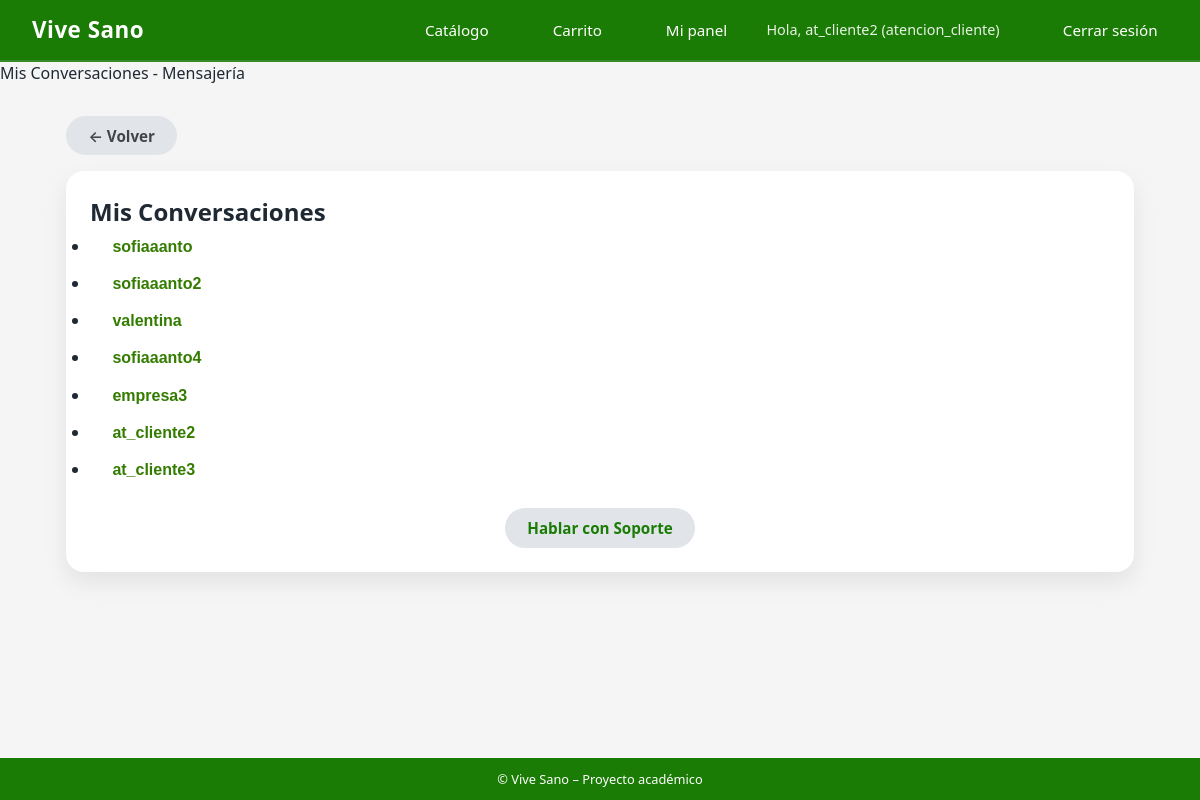
/mensajeria/conversaciones/ (signed in), run on the app's committed database.
### usuarios/models.py (models this page shows, shortened)
class Usuario(AbstractUser):
    TIPO_CLIENTE = [
        ("natural", "Persona Natural"),
        ("empresa", "Empresa"),
        ("admin", "Administrador"),
        ("atencion_cliente", "Atención al Cliente"),
    ]
    rut = models.CharField(max_length=12, unique=True, blank=True, null=True)
    tipo_cliente = models.CharField(
        max_length=20,
        choices=TIPO_CLIENTE,
        default="natural"
    )

### mensajeria/views.py (the view)
# urls.py: path('conversaciones/', views.lista_conversaciones, name='conversaciones'),
def lista_conversaciones(request):
    user = request.user
    conversaciones = (
        Message.objects.filter(Q(sender=user) | Q(receiver=user))
        .values("sender", "receiver")
        .annotate(last_msg=Max("timestamp"))
        .order_by("-last_msg")
    )
    usuarios_conversando = []
    ids_agregados = set()
    for conv in conversaciones:
        partner_id = conv["receiver"] if conv["sender"] == user.id else conv["sender"]
        if partner_id not in ids_agregados:
            ids_agregados.add(partner_id)
            partner = User.objects.get(id=partner_id)
            partner.unread_count = Message.objects.filter(
                sender=partner,
                receiver=user,
                is_read=False
            ).count()
            usuarios_conversando.append(partner)
    return render(request, "mensajeria/lista_conversaciones.html", {
        "usuarios": usuarios_conversando
    })

### mensajeria/templates/mensajeria/lista_conversaciones.html (shortened to what this page needs)
{% extends "core/base.html" %}
{% block content %}
{% block title %}Mis Conversaciones - Mensajería{% endblock %}
<div class="container">
    <a href="{% url 'dashboard' %}" class="btn btn-secondary"
   style="
        display: inline-flex;
        align-items: center;
        gap: 6px;
        text-decoration: none;
        color: #000000b3;
        font-weight: 600;
        margin-bottom: 1rem;
   ">
    ← Volver
    </a>
    <div class="card">
        <div class="title">
           <h2 class="titulo">Mis Conversaciones</h2>
        </div>
        {% if usuarios %}
            <ul class="lista">
                {% for usuario in usuarios %}
                <li class="item">
                    <a class="btn btn-fourth" href="{% url 'mensajeria:chat' usuario.id %}">
                        {{ usuario.username }}
                    </a>
                </li>
                {% endfor %}
            </ul>
        {% else %}
            <p>No tienes conversaciones todavía.</p>
        {% endif %}
        <div style="margin-top: 20px; text-align:center;">
            <a href="{% url 'mensajeria:chat_default' %}" class="btn btn-secondary">
                Hablar con Soporte
            </a>
        </div>
    </div>
</div>
{% endblock %}

### core/templates/core/base.html (shortened to what this page needs)
{% load static %}
<!DOCTYPE html>
<html>
<head>
    <link rel="stylesheet" href="{% static 'core/css/styles.css' %}">
</head>
<body>
<div class="site-wrapper">
    <header>
    <nav class="navbar">
        <div class="navbar-logo">
            Vive Sano
        </div>
        <div class="navbar-nav">
            <a href="{% url 'catalogo_productos' %}">Catálogo</a>
            {% if user.is_authenticated %}
                <a href="{% url 'ver_carrito' %}">Carrito</a>
                <a href="{% url 'dashboard' %}">Mi panel</a>
                <span class="navbar-user">
                    Hola, {{ user.username }} ({{ user.tipo_cliente }})
                </span>
                <a href="{% url 'logout' %}">Cerrar sesión</a>
            {% else %}
                <a href="{% url 'login' %}">Iniciar sesión</a>
                <a href="{% url 'registrar' %}">Crear cuenta</a>
            {% endif %}
        </div>
    </nav>
    </header>
    <main>
        {% block content %}{% endblock %}
    </main>
    <footer class="footer">
        © {{ now|date:"Y" }} Vive Sano – Proyecto académico
    </footer>
</div>
</body>
</html>

### core/static/core/css/styles.css (style rules this page uses)
* { margin: 0; padding: 0; box-sizing: border-box; }
body { font-family: system-ui, -apple-system, BlinkMacSystemFont, "Segoe UI", sans-serif; background-color: #f5f5f5; color: #1f2933; }
.site-wrapper { min-height: 100vh; display: flex; flex-direction: column; }
main { flex: 1; }
.navbar { background-color:hsl(109, 94%, 25%); color: #ffffff; padding: 0.75rem 2rem; display: flex; align-items: center; justify-content: space-between; }
.navbar-logo { font-weight: 700; letter-spacing: 2px; }
.navbar-nav a { color: #ffffff; text-decoration: none; margin-left: 1.5rem; font-size: 0.95rem; }
.navbar-user { font-size: 0.85rem; }
.navbar { background-color: hsl(109, 94%, 25%); padding: 0.9rem 2rem; color: white; display: flex; justify-content: space-between; align-items: center; border-bottom: 2px solid rgba(255, 255, 255, 0.12); }
.navbar-logo { font-size: 1.4rem; font-weight: 700; letter-spacing: 0.5px; }
.navbar-nav { display: flex; align-items: center; gap: 1.2rem; }
.navbar-nav a { color: white; text-decoration: none; font-weight: 500; padding: 0.35rem 0.65rem; border-radius: 6px; transition: background 0.2s ease; }
.navbar-user { font-size: 0.9rem; opacity: 0.9; padding: 0.25rem 0.6rem; border-radius: 6px; }
.container { max-width: 1100px; margin: 2rem auto; padding: 0 1rem; }
.btn { display: inline-block; padding: 0.6rem 1.4rem; border-radius: 999px; border: none; cursor: pointer; font-size: 0.95rem; font-weight: 600; text-decoration: none; text-align: center; }
.btn-secondary { background-color: #e1e5ea; color:hsl(109, 94%, 25%); }
.btn-fourth { background-color: hsla(0, 0%, 100%, 0.973); color:#347c00; font-size: medium; font-family: 'Trebuchet MS', 'Lucida Sans Unicode', 'Lucida Grande', 'Lucida Sans', Arial, sans-serif; border:none; padding: 0.6rem 1.4rem; border-radius: 0.7px; cursor: pointer; font-weight: 600; text-decoration: none; text-align: center; }
.card { background-color: #ffffff; border-radius: 18px; box-shadow: 0 10px 25px rgba(0,0,0,0.08); padding: 1.5rem; }
.footer { background-color: hsl(109, 94%, 25%); color: #ffffff; text-align: center; padding: 0.75rem; font-size: 0.8rem; }

### data on the page
Usuario: username "at_cliente2", tipo_cliente "atencion_cliente"
Usuario: username "sofiaaanto"
Usuario: username "sofiaaanto2"
Usuario: username "valentina"
Usuario: username "sofiaaanto4"
Usuario: username "empresa3"
Usuario: username "at_cliente3"
